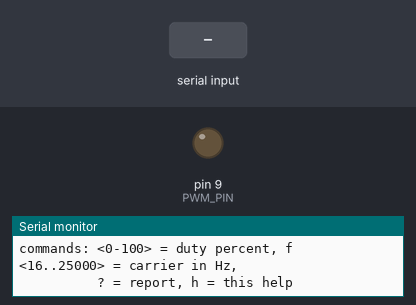
Recording of a sketch running on a simulated Arduino Uno, built with avr-gcc and run on an emulated ATmega328P. Shown: output pins drawn as LEDs (lit = HIGH), the last lines printed to the serial monitor. Inputs (shaded band) come from the test bench.

Above: at 1.5 s.
1.6 s: "5\n" received over Serial
At 2.8 s:
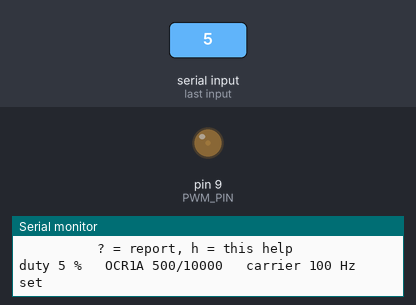
3.1 s: "90\n" received over Serial
At 4.1 s:
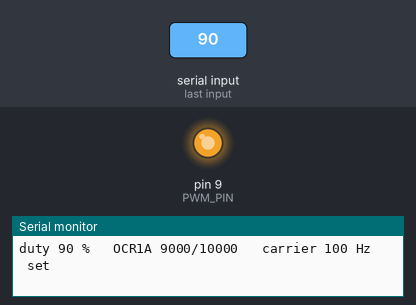
4.6 s: "f 45\n" received over Serial
At 5.6 s:
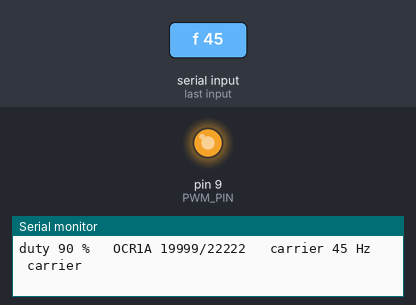
Timing chart, 0 to 7.6 s (numbered marks = the images above; inputs shaded):
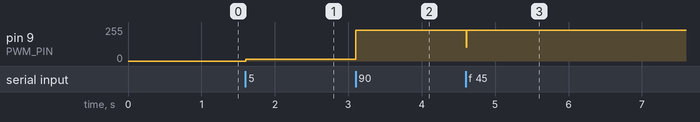

Measured:
- after the input at 1.6 s, pin 9 (PWM_PIN): 0/255 → 13/255 at once
- after the input at 3.1 s, pin 9 (PWM_PIN): 13/255 → 230/255 at once
- after the input at 4.6 s, pin 9 (PWM_PIN): 230/255 → 103/255 at once, → 230/255 0.01 s later

The sketch:

fan-switch-freq.ino
```cpp
/*
 * mosfet-fan-switch - duty AND carrier frequency from the serial port (OLD board, D9)
 *
 * Why this sketch exists: on the bench, 0 % is silent and 100 % runs smoothly, but the
 * 50 % rung of a 1 kHz carrier hums badly. That says the noise is the chopping, not the
 * fan - 1 kHz is squarely inside the audible band, and a brushless fan has its own driver
 * electronics that stutter once per carrier cycle. The usual answer is to put the carrier
 * above hearing; the 4-pin fan PWM standard uses 25 kHz for exactly that reason.
 *
 * Proving it needs the same duty at two carrier frequencies, which reflashing every time
 * makes tedious. So the carrier is a command too.
 *
 * Commands, one per line, at 9600 baud:
 *
 *   0 .. 100    set the duty in percent
 *   f <Hz>      set the carrier in HERTZ: 16 .. 25000 accepted (f 1000 = 1 kHz)
 *   ?           report what the pin is doing right now
 *   h           help
 *
 * Carriers are given in hertz rather than kilohertz because the low end matters as much as
 * the high end here. The bench showed the fan humming at every chopped duty from 60 % down
 * to 10 % on a 1 kHz carrier, silently at 0 % and at 100 %, so the carrier is the suspect -
 * and finding out whether some carrier is quiet means being able to sit well below 1 kHz as
 * well as well above it.
 *
 * What the bench found, and why the default carrier is now 100 Hz rather than 1 kHz:
 * the booster's off-going edge is slow, and the slowness is a fixed TIME, not a fixed
 * percentage. At 1 kHz the scope measured /GATE high for 652 us when it was told to be high
 * for 500 us, and /DRAIN low for 680 us - the two agree, so the fan really is conducting
 * about 170 us longer than commanded. That is 34 % of the off half-period at 1 kHz, which
 * is why 50 % came out as 68 % duty and hummed. At 25 kHz the off half is 20 us against a
 * 170 us fall, so the output is simply stuck on. At 100 Hz the same 170 us is 3 % of the
 * off half, and the scope reads 48.1 % delivered for 50 % commanded - honest control, and
 * the fan is quiet. The default is therefore 100 Hz: the board comes up quiet after any
 * power cycle or reset instead of coming up hummming at 1 kHz.
 *
 * Below 1250 Hz the timer runs through a prescaler of 8, because 8 MHz / 100 Hz is 80 000
 * counts and ICR1 is only 16 bits. Above that it runs with no prescaler. Every carrier
 * below divides 8 MHz exactly: 10 000, 5 000 and 2 000 counts at 100, 200 and 500 Hz;
 * 8 000, 4 000, 1 600, 800, 400 and 320 counts at 1, 2, 5, 10, 20 and 25 kHz.
 *
 * 0 % is still a true 0 %: OCR1A = 0 in fast PWM is not off, it is a 125 ns spike every
 * carrier cycle, and through the Q2/Q3 booster that is worth about 10.9 V on Q1's gate for
 * tens of microseconds. See set_duty(). At 25 kHz that spike would be 125 ns out of 400 ns,
 * which is why 0 % has to leave the timer entirely rather than just being given a zero.
 */

#include <Arduino.h>

const uint8_t  PWM_PIN = 9;         // D9 = OC1A, into R1 -> Q2 -> Q3 -> Q1's gate
const uint32_t F_CPU_HZ = 8000000;  // the module is 3.3 V / 8 MHz

// Carrier limits, in hertz. Below 1250 Hz the timer needs a prescaler of 8 to fit in ICR1.
const uint16_t HZ_MIN = 16;         // 8e6 / 8 / 65536 = 15.3 Hz
const uint16_t HZ_MAX = 25000;      // 8e6 / 320

static uint8_t  duty_pct  = 0;
const uint16_t  DEFAULT_HZ = 100;      // the quiet carrier, see the header
static uint16_t top       = 10000 - 1; // ICR1: 8 MHz / 8 / 100 Hz, so 10 000 counts
static uint16_t duty_ocr  = 0;
static uint16_t carrier_hz = DEFAULT_HZ;

// Put Timer 1 into fast PWM for one carrier. No range check and no printing, so setup() can
// reach the power-up default before the UART exists.
static void apply_carrier(uint16_t hz)
{
    uint8_t  cs;                       // TCCR1B CS12:CS10
    uint16_t counts;
    if (hz >= 1250)
    {
        cs     = _BV(CS10);            // no prescaler: 8e6 / hz fits in 16 bits
        counts = (uint16_t)(F_CPU_HZ / hz);
    }
    else
    {
        cs     = _BV(CS11);            // /8: 1e6 / hz fits in 16 bits
        counts = (uint16_t)(F_CPU_HZ / 8 / hz);
    }

    carrier_hz = hz;
    top        = counts - 1;

    noInterrupts();
    ICR1   = top;
    TCCR1B = _BV(WGM13) | _BV(WGM12) | cs;
    // OCR1A has to be re-derived for the new period, or the old count silently means a
    // different duty. At 0 % OC1A is off the pin anyway, so leave it at zero.
    OCR1A  = duty_pct ? ((duty_pct >= 100) ? counts
                                           : (uint16_t)((uint32_t)counts * duty_pct / 100))
                      : 0;
    interrupts();

    duty_ocr = OCR1A;
}

static void set_carrier(uint16_t hz)
{
    if (hz < HZ_MIN || hz > HZ_MAX)
    {
        Serial.print("carrier out of range: ");
        Serial.print(HZ_MIN);
        Serial.print(" .. ");
        Serial.println(HZ_MAX);
        return;
    }
    apply_carrier(hz);
}

static void set_duty(uint8_t pct)
{
    duty_pct = pct;

    if (pct == 0)
    {
        // COM1A1:0 = 00 takes OC1A off the pin; Timer 1 keeps running, connected to nothing.
        // OCR1A = 0 would instead give a narrow spike every carrier cycle - the 0 % hum.
        TCCR1A &= (uint8_t)~(_BV(COM1A1) | _BV(COM1A0));
        OCR1A = 0;                       // written, not just reported, so the report cannot
                                         // show a stale count left over from the last duty
        digitalWrite(PWM_PIN, LOW);
        duty_ocr = 0;
        return;
    }

    TCCR1A = _BV(COM1A1) | _BV(WGM11);
    duty_ocr = (pct >= 100) ? (top + 1)
                            : (uint16_t)((uint32_t)(top + 1) * pct / 100);
    OCR1A = duty_ocr;
}

static void report(const char *why)
{
    Serial.print("duty ");
    Serial.print(duty_pct);
    Serial.print(" %   OCR1A ");
    Serial.print(duty_ocr);
    Serial.print("/");
    Serial.print(top + 1);
    Serial.print("   carrier ");
    Serial.print(carrier_hz);
    Serial.print(" Hz   ");
    Serial.println(why);
}

static void help(void)
{
    Serial.println("commands: <0-100> = duty percent, f <16..25000> = carrier in Hz,");
    Serial.println("          ? = report, h = this help");
}

// Parse one line. Returns 1 if it was understood.
static int handle(char *s, uint8_t n)
{
    while (n && (s[n - 1] == ' ' || s[n - 1] == '\t')) s[--n] = 0;
    if (!n) return 0;

    if (s[0] == 'h' || s[0] == 'H') { help();   return 1; }
    if (s[0] == '?')                { report("report"); return 1; }

    // "f 25000" - carrier change, in hertz. Accepts "f25000" too.
    if (s[0] == 'f' || s[0] == 'F')
    {
        uint16_t v = 0;
        uint8_t  i = 1;
        while (i < n && (s[i] == ' ' || s[i] == '\t')) i++;
        for (; i < n; i++)
        {
            if (s[i] < '0' || s[i] > '9') { Serial.println("usage: f <16..25000> Hz"); return 0; }
            v = v * 10 + (s[i] - '0');
        }
        set_carrier(v);
        report("carrier");
        return 1;
    }

    uint16_t v = 0;
    for (uint8_t i = 0; i < n; i++)
    {
        if (s[i] < '0' || s[i] > '9') { Serial.print("unknown: "); Serial.println(s); return 0; }
        v = v * 10 + (s[i] - '0');
    }
    if (v > 100) { Serial.println("out of range: 0..100"); return 1; }

    set_duty((uint8_t)v);
    report("set");
    return 1;
}

void setup()
{
    pinMode(PWM_PIN, OUTPUT);
    digitalWrite(PWM_PIN, LOW);                        // held low before Timer 1 is started

    noInterrupts();
    TCCR1A = _BV(WGM11);                               // fast PWM, COM1A1:0 = 00: OC1A not on
                                                       // the pin yet
    interrupts();

    apply_carrier(DEFAULT_HZ);                         // TOP and prescaler for 100 Hz
    set_duty(0);                                       // fan off at power-up

    Serial.begin(9600);
    delay(200);
    Serial.println();
    Serial.println("mosfet-fan-switch serial drive: /PWM on D9, duty and carrier from serial");
    help();
}

void loop()
{
    static char line[10];
    static uint8_t n = 0;

    while (Serial.available())
    {
        char c = (char)Serial.read();
        if (c == '\n' || c == '\r')
        {
            if (n) { handle(line, n); n = 0; }
        }
        else if (c >= ' ' && n < sizeof(line) - 1)
        {
            line[n++] = c;
            line[n] = 0;
        }
    }
}
```
